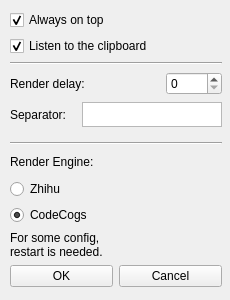
<?xml version="1.0" encoding="UTF-8"?>
<ui version="4.0">
 <class>SettingsDialog</class>
 <widget class="QWidget" name="SettingsDialog">
  <property name="windowModality">
   <enum>Qt::NonModal</enum>
  </property>
  <property name="geometry">
   <rect>
    <x>0</x>
    <y>0</y>
    <width>230</width>
       <height>300</height>
   </rect>
  </property>
  <property name="sizePolicy">
   <sizepolicy hsizetype="Fixed" vsizetype="Fixed">
    <horstretch>0</horstretch>
    <verstretch>0</verstretch>
   </sizepolicy>
  </property>
  <property name="minimumSize">
   <size>
    <width>230</width>
       <height>300</height>
   </size>
  </property>
  <property name="maximumSize">
   <size>
    <width>230</width>
       <height>300</height>
   </size>
  </property>
  <property name="windowTitle">
   <string>Settings</string>
  </property>
  <property name="locale">
   <locale language="English" country="UnitedStates"/>
  </property>
  <widget class="QWidget" name="verticalLayoutWidget">
   <property name="geometry">
    <rect>
     <x>10</x>
     <y>10</y>
        <width>212</width>
        <height>277</height>
    </rect>
   </property>
   <layout class="QVBoxLayout" name="verticalLayout">
    <item>
     <widget class="QCheckBox" name="topCheckbox">
      <property name="text">
       <string>Always on top</string>
      </property>
      <property name="checked">
       <bool>true</bool>
      </property>
      <property name="tristate">
       <bool>false</bool>
      </property>
     </widget>
    </item>
    <item>
     <widget class="QCheckBox" name="listenCheckbox">
      <property name="text">
       <string>Listen to the clipboard</string>
      </property>
      <property name="checked">
       <bool>true</bool>
      </property>
     </widget>
    </item>
       <item>
           <widget class="Line" name="line_2">
               <property name="orientation">
                   <enum>Qt::Horizontal</enum>
               </property>
           </widget>
       </item>
       <item>
           <layout class="QHBoxLayout" name="horizontalLayout_2">
               <item>
                   <widget class="QLabel" name="label_3">
                       <property name="minimumSize">
                           <size>
                               <width>150</width>
                               <height>25</height>
                           </size>
                       </property>
                       <property name="maximumSize">
                           <size>
                               <width>150</width>
                               <height>25</height>
                           </size>
                       </property>
                       <property name="text">
                           <string>Render delay:</string>
                       </property>
                   </widget>
               </item>
               <item>
                   <widget class="QSpinBox" name="delaySpinBox">
                       <property name="maximum">
                           <number>2000</number>
                       </property>
                   </widget>
               </item>
           </layout>
       </item>
       <item>
           <layout class="QHBoxLayout" name="horizontalLayout_3">
               <property name="spacing">
                   <number>6</number>
               </property>
               <property name="sizeConstraint">
                   <enum>QLayout::SetDefaultConstraint</enum>
               </property>
               <property name="bottomMargin">
                   <number>9</number>
               </property>
               <item>
                   <widget class="QLabel" name="label_4">
                       <property name="maximumSize">
                           <size>
                               <width>16777215</width>
                               <height>30</height>
                           </size>
                       </property>
                       <property name="text">
                           <string>Separator:</string>
                       </property>
                   </widget>
               </item>
               <item>
                   <widget class="QPlainTextEdit" name="sepPlainTextEdit">
                       <property name="minimumSize">
                           <size>
                               <width>140</width>
                               <height>25</height>
                           </size>
                       </property>
                       <property name="maximumSize">
                           <size>
                               <width>140</width>
                               <height>25</height>
                           </size>
                       </property>
                   </widget>
               </item>
           </layout>
       </item>
       <item>
           <widget class="Line" name="line">
               <property name="orientation">
                   <enum>Qt::Horizontal</enum>
               </property>
           </widget>
       </item>
    <item>
     <widget class="QLabel" name="label">
      <property name="whatsThis">
       <string>&lt;html&gt;&lt;head/&gt;&lt;body&gt;&lt;p&gt;&lt;span style=&quot; font-size:12pt;&quot;&gt;Select the website used to render LaTeX Formulae.&lt;/span&gt;&lt;/p&gt;&lt;/body&gt;&lt;/html&gt;</string>
      </property>
      <property name="text">
          <string>Render Engine:</string>
      </property>
     </widget>
    </item>
    <item>
     <widget class="QRadioButton" name="zhihuRadio">
      <property name="text">
       <string>Zhihu</string>
      </property>
      <property name="checked">
       <bool>false</bool>
      </property>
     </widget>
    </item>
    <item>
     <widget class="QRadioButton" name="codecogsRadio">
      <property name="text">
       <string>CodeCogs</string>
      </property>
      <property name="checked">
       <bool>true</bool>
      </property>
     </widget>
    </item>
    <item>
     <widget class="QLabel" name="label_2">
      <property name="maximumSize">
       <size>
        <width>140</width>
        <height>16770000</height>
       </size>
      </property>
      <property name="text">
       <string>For some config, 
restart is needed.</string>
      </property>
     </widget>
    </item>
    <item>
     <layout class="QHBoxLayout" name="horizontalLayout">
      <item>
       <widget class="QPushButton" name="okButton">
        <property name="text">
         <string>OK</string>
        </property>
       </widget>
      </item>
      <item>
       <widget class="QPushButton" name="cancelButton">
        <property name="maximumSize">
         <size>
          <width>16777215</width>
          <height>16777215</height>
         </size>
        </property>
        <property name="text">
         <string>Cancel</string>
        </property>
       </widget>
      </item>
     </layout>
    </item>
   </layout>
  </widget>
 </widget>
 <resources/>
 <connections>
  <connection>
   <sender>okButton</sender>
   <signal>clicked()</signal>
   <receiver>SettingsDialog</receiver>
   <slot>save_and_quit()</slot>
   <hints>
    <hint type="sourcelabel">
     <x>40</x>
     <y>129</y>
    </hint>
    <hint type="destinationlabel">
     <x>82</x>
     <y>74</y>
    </hint>
   </hints>
  </connection>
  <connection>
   <sender>cancelButton</sender>
   <signal>clicked()</signal>
   <receiver>SettingsDialog</receiver>
   <slot>close()</slot>
   <hints>
    <hint type="sourcelabel">
     <x>122</x>
     <y>129</y>
    </hint>
    <hint type="destinationlabel">
     <x>82</x>
     <y>74</y>
    </hint>
   </hints>
  </connection>
 </connections>
</ui>
